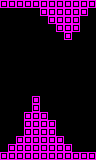

Below is a game level as drawn by its tile map, then a one-line description and the .tmx that defines it (tile-layer data replaced by summaries):
An orthogonal 12x20 tile map with 8x8 px tiles, 1 tile layer (main).

<map version="1.0" orientation="orthogonal" renderorder="right-down" width="12" height="20" tilewidth="8" tileheight="8" nextobjectid="35">
 <properties>
  <property name="type" value="open" />
 </properties>
 <tileset firstgid="1" name="tiles" tilewidth="8" tileheight="8" tilecount="24" columns="6">
  <image source="../../../images/tiles.png" width="48" height="32" />
  <tile id="1">
   <properties>
    <property name="type" value="open" />
   </properties>
  </tile>
 </tileset>
 <layer name="main" width="12" height="20">
  <data>[240 cells, 65 non-empty, 1 distinct tile ids]</data>
 </layer>
 <objectgroup name="objects" />
 <objectgroup name="hazards" />
</map>
